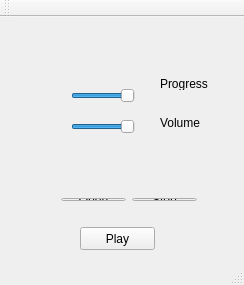
<?xml version="1.0" encoding="UTF-8"?>
<ui version="4.0">
 <class>MainWindow</class>
 <widget class="QMainWindow" name="MainWindow">
  <property name="geometry">
   <rect>
    <x>0</x>
    <y>0</y>
    <width>244</width>
    <height>285</height>
   </rect>
  </property>
  <property name="windowTitle">
   <string>MainWindow</string>
  </property>
  <widget class="QWidget" name="centralWidget">
   <widget class="QLabel" name="label">
    <property name="geometry">
     <rect>
      <x>160</x>
      <y>60</y>
      <width>84</width>
      <height>13</height>
     </rect>
    </property>
    <property name="text">
     <string>Progress</string>
    </property>
   </widget>
   <widget class="QLabel" name="label_2">
    <property name="geometry">
     <rect>
      <x>160</x>
      <y>90</y>
      <width>84</width>
      <height>32</height>
     </rect>
    </property>
    <property name="text">
     <string>Volume</string>
    </property>
   </widget>
   <widget class="QWidget" name="layoutWidget">
    <property name="geometry">
     <rect>
      <x>50</x>
      <y>170</y>
      <width>158</width>
      <height>25</height>
     </rect>
    </property>
    <layout class="QHBoxLayout" name="horizontalLayout">
     <item>
      <widget class="QPushButton" name="startButton">
       <property name="text">
        <string>Open</string>
       </property>
      </widget>
     </item>
     <item>
      <widget class="QPushButton" name="stopButton">
       <property name="text">
        <string>Stop</string>
       </property>
      </widget>
     </item>
    </layout>
   </widget>
   <widget class="QWidget" name="layoutWidget">
    <property name="geometry">
     <rect>
      <x>60</x>
      <y>50</y>
      <width>86</width>
      <height>90</height>
     </rect>
    </property>
    <layout class="QVBoxLayout" name="verticalLayout">
     <item>
      <widget class="QSlider" name="progressSlider">
       <property name="maximum">
        <number>100</number>
       </property>
       <property name="value">
        <number>100</number>
       </property>
       <property name="orientation">
        <enum>Qt::Horizontal</enum>
       </property>
      </widget>
     </item>
     <item>
      <widget class="QSlider" name="volumeSlider">
       <property name="maximum">
        <number>100</number>
       </property>
       <property name="value">
        <number>100</number>
       </property>
       <property name="orientation">
        <enum>Qt::Horizontal</enum>
       </property>
      </widget>
     </item>
    </layout>
   </widget>
   <widget class="QPushButton" name="pushButton">
    <property name="geometry">
     <rect>
      <x>80</x>
      <y>210</y>
      <width>75</width>
      <height>23</height>
     </rect>
    </property>
    <property name="text">
     <string>Play</string>
    </property>
   </widget>
  </widget>
  <widget class="QMenuBar" name="menuBar">
   <property name="geometry">
    <rect>
     <x>0</x>
     <y>0</y>
     <width>244</width>
     <height>21</height>
    </rect>
   </property>
  </widget>
  <widget class="QToolBar" name="mainToolBar">
   <attribute name="toolBarArea">
    <enum>TopToolBarArea</enum>
   </attribute>
   <attribute name="toolBarBreak">
    <bool>false</bool>
   </attribute>
  </widget>
  <widget class="QStatusBar" name="statusBar"/>
 </widget>
 <layoutdefault spacing="6" margin="11"/>
 <resources/>
 <connections/>
</ui>
